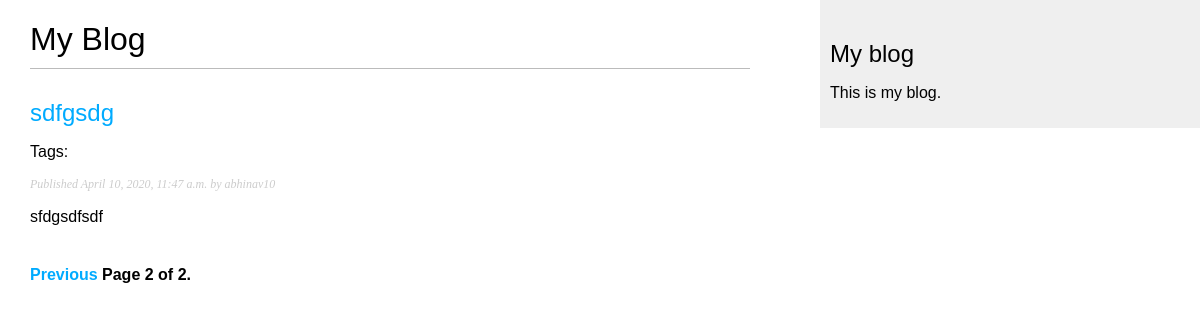
/blog/?page=2, run on an earlier commit of the app's database.
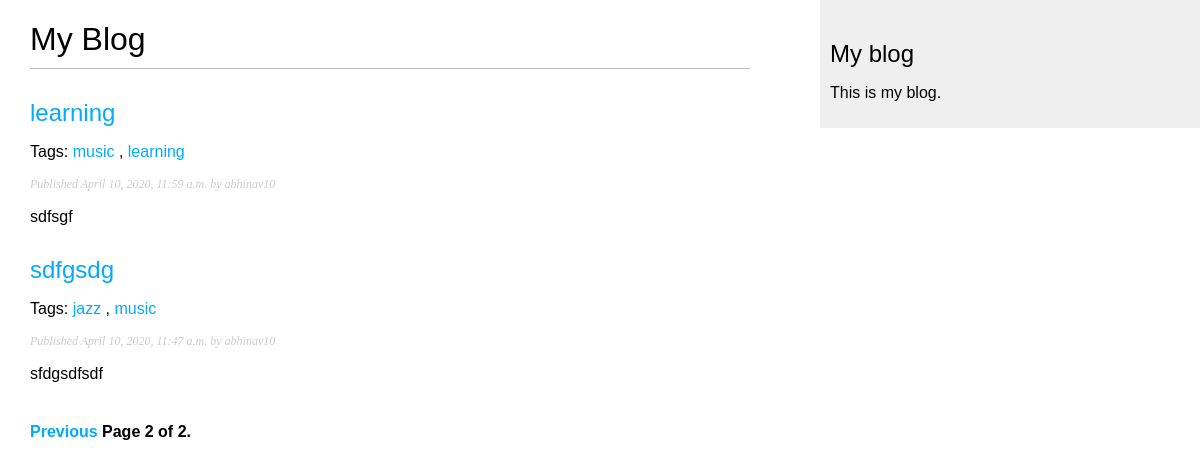
And on a later commit of the database.
### blog/models.py (models this page shows, shortened)
class Post(models.Model):
	STATUS_CHOICES = (
			('draft','Draft'),
			('published','Published')
		)
	title = models.CharField(max_length=250)
	slug = models.SlugField(max_length=250,unique_for_date='publish')  #short label containing only letters ,etc. for beautifl urls
	author = models.ForeignKey(User,related_name= 'blog_posts',on_delete=models.CASCADE)
	body = models.TextField()
	publish = models.DateTimeField(default = timezone.now)
	created = models.DateTimeField(auto_now_add = True)  #time for creation of object
	updated = models.DateTimeField(auto_now = True) #time for saving the object
	status = models.CharField(max_length=10,choices = STATUS_CHOICES,default = 'draft' )
	objects = models.Manager()
	published = PublishedManager()
	tags = TaggableManager()
	def get_absolute_url(self):
		return reverse('blog:post_detail',args=[self.publish.year,
												self.publish.strftime('%m'),
												self.publish.strftime('%d'),
												self.slug])
	class Meta:  #this contains meta deta of the model
		ordering = ('-publish',) # ordering must be a tuple or a list

### blog/views.py (the view)
# urls.py: url(r'^tag/(?P<tag_slug>[-\w]+)/$',views.post_list,name = 'post_list_by_tag'),
def post_list(request,tag_slug= None):
	object_list = Post.published.all()
	tag = None
	if tag_slug:
		tag = get_object_or_404(Tag,slug= tag_slug)
		object_list = object_list.filter(tags__in = [tag])
	paginator = Paginator(object_list,3) #3 posts in each page
	page = request.GET.get('page')
	try:
		posts = paginator.page(page)
	except PageNotAnInteger:
		posts = paginator.page(1)
	except EmptyPage:
		posts = paginator.page(paginator.num_pages)
	return render(request,'blog/post/list.html',{'page':page,'posts':posts,'tag':tag})

### blog/models.py (called while the page is built)
	def get_queryset(self):
		return super(PublishedManager,self).get_queryset().filter(status='published')

### blog/templates/blog/post/list.html (shortened to what this page needs)
{% extends "blog/base.html" %}
{% block content %}
    <h1>My Blog</h1>
    {% for post in posts %}
        <h2><a href="{{ post.get_absolute_url }}">{{ post.title }}</a></h2>
        <p class="tags">
            Tags:
            {% for tag in post.tags.all %}
                <a href="{% url 'blog:post_list_by_tag' tag.slug %}">{{ tag.name }}</a>
                {% if not forloop.last %}, {% endif %}
            {% endfor %}
        </p>
        <p class="date">Published {{ post.publish }} by {{ post.author }}</p>
        {{ post.body|truncatewords:30|linebreaks }}
    {% endfor %}
    {% include "pagination.html" with page=posts %}
{% endblock %}

What changed in the data, as far as the page shows it:
now on this page (row edited): Post: title "learning", publish "April 10, 2020, 11:59 a.m.", author "abhinav10", body "sdfsgf"
added Tag: name "music"
added Tag: name "learning"
added Tag: name "jazz", shown under Post "sdfgsdg"
